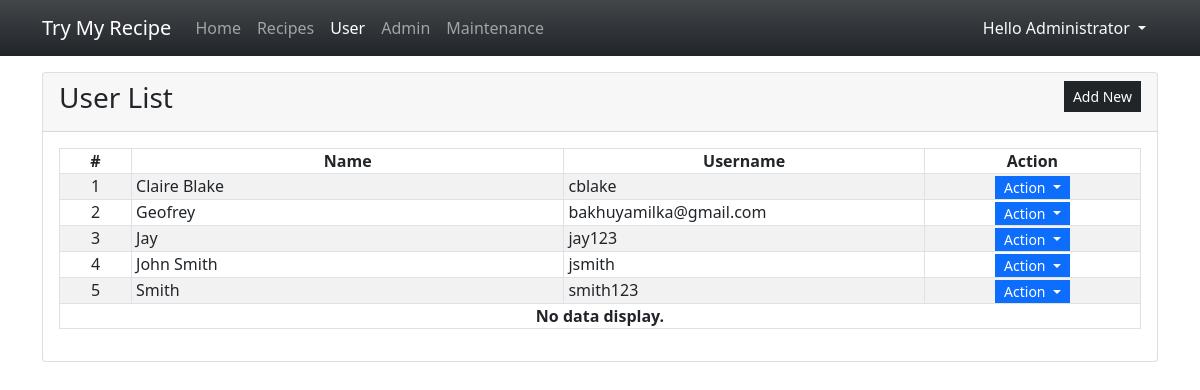
The app's page /admin/?page=users (signed in), older data.
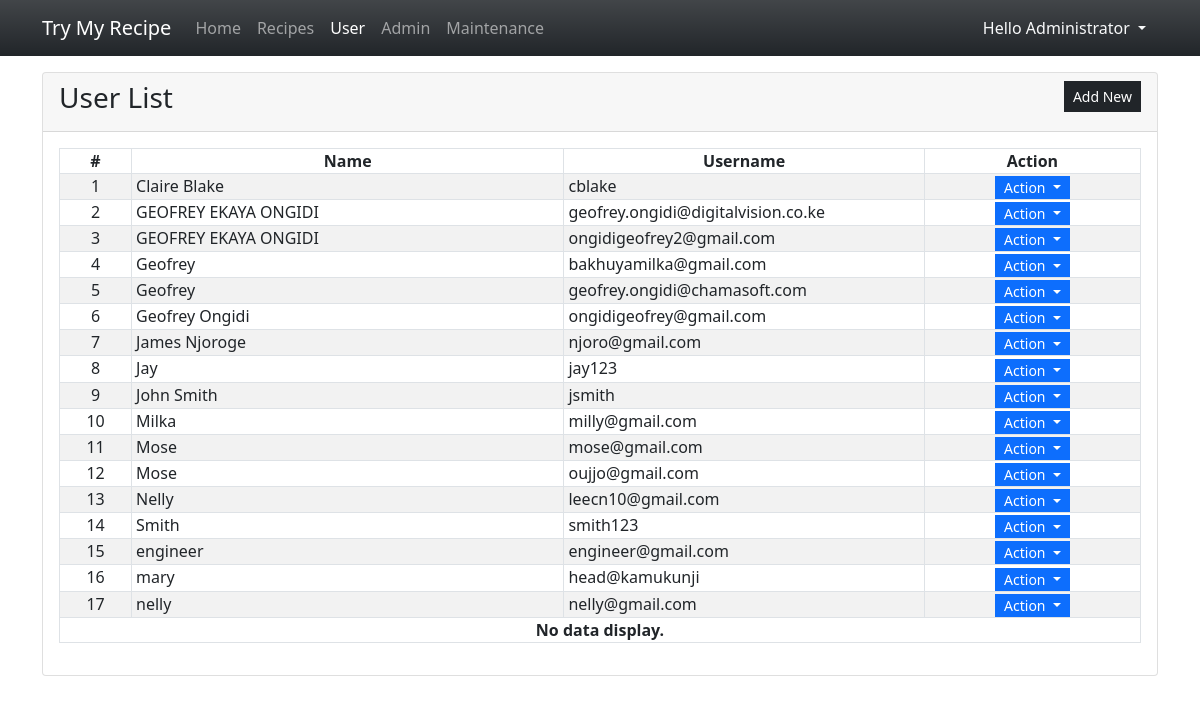
The same page, newer data.
### tables this page shows
CREATE TABLE `user_list` (
            `user_id` INTEGER NOT NULL PRIMARY KEY AUTOINCREMENT,
            `fullname` INTEGER NOT NULL,
            `username` TEXT NOT NULL,
            `password` TEXT NOT NULL,
            `status` INTEGER NOT NULL Default 1,
            `date_created` TIMESTAMP DEFAULT CURRENT_TIMESTAMP
        , `otp` INT(10));

### admin/users.php (the view, shortened to what this page needs)
<div class="card">
    <div class="card-header d-flex justify-content-between">
        <h3 class="card-title">User List</h3>
        <div class="card-tools align-middle">
            <button class="btn btn-dark btn-sm py-1 rounded-0" type="button" id="create_new">Add New</button>
        </div>
    </div>
    <div class="card-body">
        <table class="table table-hover table-striped table-bordered">
            <colgroup>
                <col width="5%">
                <col width="30%">
                <col width="25%">
                <col width="15%">
            </colgroup>
            <thead>
                <tr>
                    <th class="text-center p-0">#</th>
                    <th class="text-center p-0">Name</th>
                    <th class="text-center p-0">Username</th>
                    <th class="text-center p-0">Action</th>
                </tr>
            </thead>
            <tbody>
                <?php
                $sql = "SELECT * FROM `user_list` where user_id != 1 order by `fullname` asc";
                $qry = $conn->query($sql);
                $i = 1;
                    while($row = $qry->fetchArray()):
                ?>
                <tr>
                    <td class="text-center p-0"><?php echo $i++; ?></td>
                    <td class="py-0 px-1"><?php echo $row['fullname'] ?></td>
                    <td class="py-0 px-1"><?php echo $row['username'] ?></td>
                    <th class="text-center py-0 px-1">
                        <div class="btn-group" role="group">
                            <button id="btnGroupDrop1" type="button" class="btn btn-primary dropdown-toggle btn-sm rounded-0 py-0" data-bs-toggle="dropdown" aria-expanded="false">
                            Action
                            </button>
                        </div>
                    </th>
                </tr>
                <?php endwhile; ?>
                <?php if(!$qry->fetchArray()): ?>
                    <tr>
                        <th class="text-center p-0" colspan="5">No data display.</th>
                    </tr>
                <?php endif; ?>
            </tbody>
        </table>
    </div>
</div>

### admin/index.php (shortened to what this page needs)
<?php
$page = isset($_GET['page']) ? $_GET['page'] : 'home';
?>
<!DOCTYPE html>
<html lang="en">
<head>
    <link rel="stylesheet" href="../Font-Awesome-master/css/all.min.css">
    <link rel="stylesheet" href="../css/bootstrap.min.css">
    <link rel="stylesheet" href="../summernote/summernote-lite.min.css">
    <link rel="stylesheet" href="../DataTables/datatables.min.css">
</head>
<body>
    <main>
    <nav class="navbar navbar-expand-lg navbar-dark bg-dark bg-gradient" id="topNavBar">
        <div class="container">
            <a class="navbar-brand" href="./">
            Try My Recipe
            </a>
            <div class="collapse navbar-collapse" id="navbarNav">
                <ul class="navbar-nav">
                    <li class="nav-item">
                        <a class="nav-link <?php echo ($page == 'home')? 'active' : '' ?>" aria-current="page" href="./">Home</a>
                    </li>
                    <li class="nav-item">
                        <a class="nav-link  <?php echo ($page == 'recipes')? 'active' : '' ?>" href="./?page=recipes">Recipes</a>
                    </li>
                    <li class="nav-item">
                        <a class="nav-link <?php echo ($page == 'users')? 'active' : '' ?>" aria-current="page" href="./?page=users">User</a>
                    </li>
                    <?php if($_SESSION['type'] == 1): ?>
                    <li class="nav-item">
                        <a class="nav-link <?php echo ($page == 'admin')? 'active' : '' ?>" aria-current="page" href="./?page=admin">Admin</a>
                    </li>
                    <li class="nav-item">
                        <a class="nav-link" href="./?page=maintenance">Maintenance</a>
                    </li>
                    <?php endif; ?>
                </ul>
            </div>
            <div>
            <div class="dropdown">
                <button class="btn btn-secondary dropdown-toggle bg-transparent  text-light border-0" type="button" id="dropdownMenuButton1" data-bs-toggle="dropdown" aria-expanded="false">
                    Hello <?php echo $_SESSION['fullname'] ?>
                </button>
            </div>
            </div>
        </div>
    </nav>
    <div class="container py-3" id="page-container">
        <?php
            include $page.'.php';
        ?>
    </div>
    </main>
</body>
</html>

### admin/index.php (style rules this page uses)
:root { --bs-success-rgb:71, 222, 152 !important; }
html,body { height:100%; width:100%; }
main { height:100%; display:flex; flex-flow:column; }
#page-container { flex: 1 1 auto; overflow:auto; }
#topNavBar { flex: 0 1 auto; }

Row changes from the older to the newer data that the page shows:
added user_list: fullname "GEOFREY EKAYA ONGIDI", username "geofrey.ongidi@digitalvision.co.ke"
added user_list: fullname "GEOFREY EKAYA ONGIDI", username "ongidigeofrey2@gmail.com"
added user_list: fullname "Geofrey", username "geofrey.ongidi@chamasoft.com"
added user_list: fullname "Geofrey Ongidi", username "ongidigeofrey@gmail.com"
added user_list: fullname "James Njoroge", username "njoro@gmail.com"
added user_list: fullname "Milka", username "milly@gmail.com"
added user_list: fullname "Mose", username "mose@gmail.com"
added user_list: fullname "Mose", username "oujjo@gmail.com"
added user_list: fullname "Nelly", username "leecn10@gmail.com"
added user_list: fullname "engineer", username "engineer@gmail.com"
added user_list: fullname "mary", username "head@kamukunji"
added user_list: fullname "nelly", username "nelly@gmail.com"
